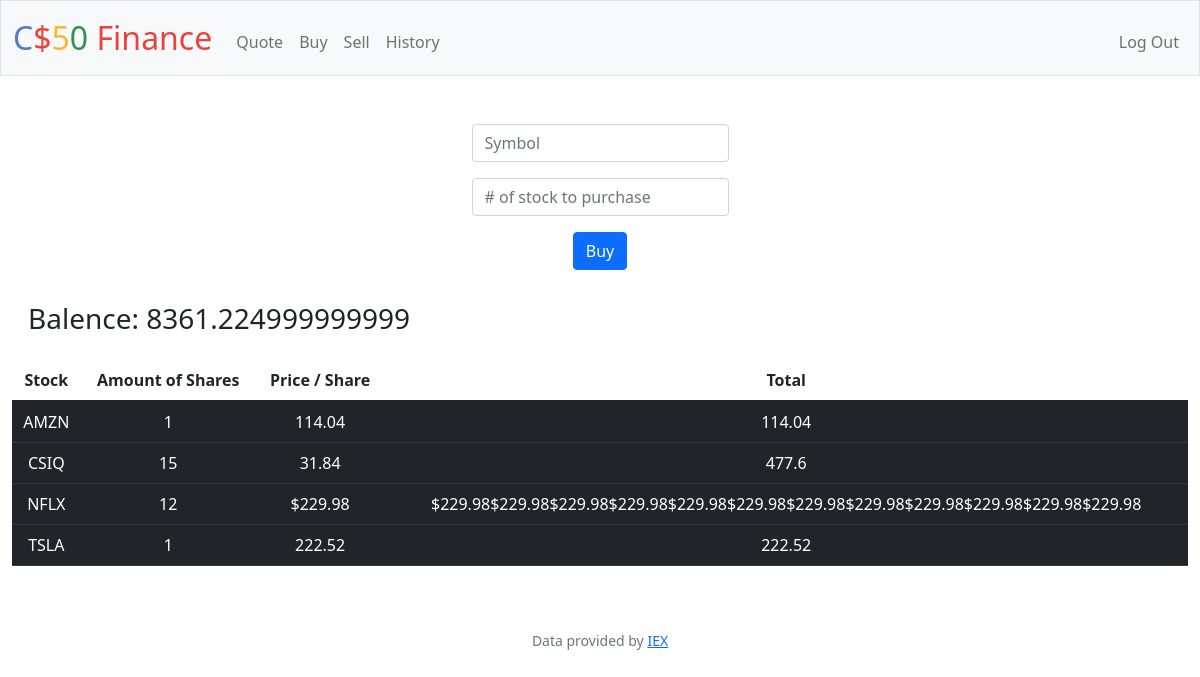
The app's page /buy (signed in) with its own data.
### tables this page shows
CREATE TABLE 'users' (id INTEGER PRIMARY KEY AUTOINCREMENT NOT NULL, username TEXT NOT NULL, hash TEXT NOT NULL,'cash' NUMERIC NOT NULL DEFAULT 10000.00);

CREATE TABLE 'Purchases' ('symbol' TEXT, 'shares' INTEGER, 'price' REAL, 'date' DATETIME, 'id'  INTEGER PRIMARY KEY  , 'user_id' INTEGER, 'type' TEXT);

### app.py (the view, shortened to what this page needs)
@app.route("/buy", methods=["GET", "POST"])
@login_required
def buy():
    if request.method == "GET":
        user_id = session["user_id"]
        purchases_db = db.execute("SELECT symbol, SUM(SHARES) AS shares, price FROM purchases WHERE user_id = ? AND shares >= 1 AND type = 'BUY' GROUP BY symbol", user_id)
        cash_db = db.execute("SELECT cash FROM users WHERE id = ?", user_id)
        cash = cash_db[0]["cash"]
        return render_template("buy.html", database=purchases_db, cash=cash)

### app.py (called while the page is built)
@app.after_request
def after_request(response):
    response.headers["Cache-Control"] = "no-cache, no-store, must-revalidate"
    response.headers["Expires"] = 0
    response.headers["Pragma"] = "no-cache"
    return response

### helpers.py (called while the page is built)
def login_required(f):
    @wraps(f)
    def decorated_function(*args, **kwargs):
        if session.get("user_id") is None:
            return redirect("/login")
        return f(*args, **kwargs)
    return decorated_function

### templates/buy.html (shortened to what this page needs)
{% extends "layout.html" %}
{% block main %}
    <form action="/buy" method="post">
        <div class="mb-3">
            <input class="form-control mx-auto w-auto" name="symbol" placeholder="Symbol" type="text">
        </div>
        <div>
            <input class="form-control mx-auto w-auto" name="shares" placeholder="# of stock to purchase" type="number">
        </div>
        <div>
            <button style="margin: 1rem;" class="btn btn-primary" type="submit">Buy</button>
        </div>
    </form>
    <h3 style="float: left; padding: 1rem;">Balence: {{ cash }} </h3>
<div class="section" >
 <table class="table table-striped-columns">
    <thead>
        <tr>
            <th scope="col">Stock</th>
            <th cope="col">Amount of Shares</th>
            <th scope="col">Price / Share</th>
            <th scope="col">Total</th>
        </tr>
    </thead>
    <tbody>
        {% for row in database %}
        <tr class="table-dark">
            <td class="table-dark"> {{ row["symbol"] }} </td>
            <td class="table-dark"> {{ row["shares"] }} </td>
            <td class="table-dark"> {{ row["price"] }} </td>
            <td class="table-dark"> {{ row["shares"] * row["price"] }}</td>
          </tr>
        {% endfor %}
    </tbody>
    </table>
 </div>
{% endblock %}

### records on screen
users: cash "8361.224999999999"
Purchases: symbol "AMZN", shares "1", price "114.04", row['shares']*row['price'] "114.04"
Purchases: symbol "NFLX", shares "12", price "$229.98", row "$229.98$229.98$229.98$229.98$229.98$229.98$229.98$229.98$229.98$229.98$229.98$229.98"
Purchases: symbol "TSLA", shares "1", price "222.52", row['shares']*row['price'] "222.52"

### other values on screen
{{ row["symbol"] }} "CSIQ"
{{ row["shares"] }} "15"
{{ row["price"] }} "31.84"
{{ row["shares"] * row["price"] }} "477.6"
